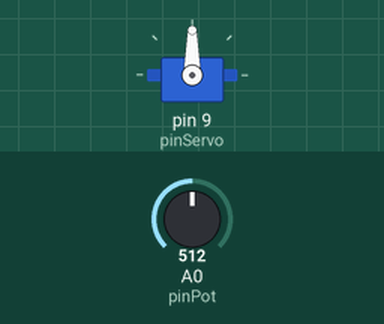
Simulated run of this sketch. Board: Arduino Uno, built with avr-gcc and run on an emulated ATmega328P. On the bench: servo. The inputs (shaded band) are chosen by the test bench; at power-on: A0 (pinPot) = 512.

Above: at 1.2 s.
1.3 s: A0 (pinPot) set to 716
At 2.2 s:
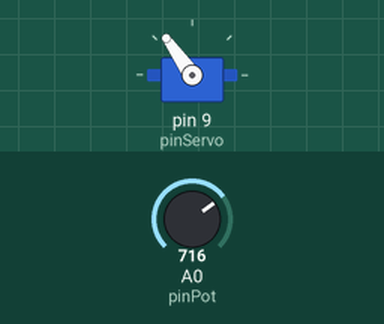
2.8 s: A0 (pinPot) set to 900
At 4.0 s:
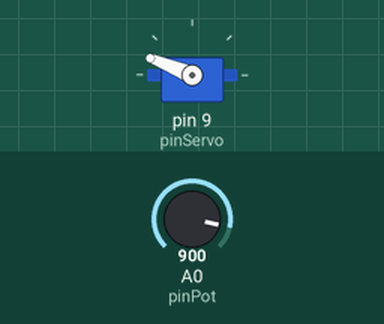
4.3 s: A0 (pinPot) set to 1023
At 5.5 s:
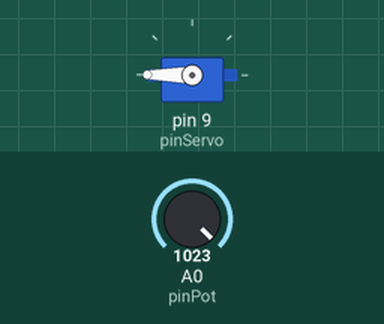
5.8 s: A0 (pinPot) set to 306
At 6.5 s:
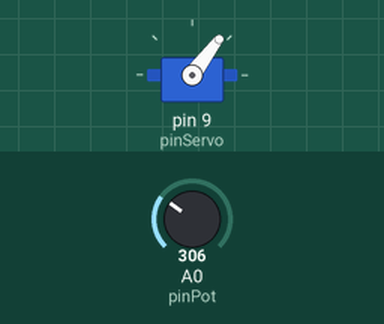
7.3 s: A0 (pinPot) set to 122
At 7.9 s:
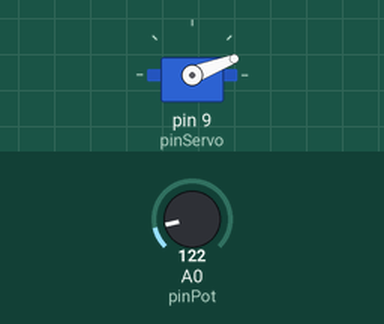
Timing chart, 0 to 9.8 s (numbered marks = the images above; inputs shaded):
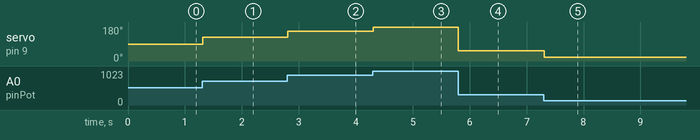

The sketch:

Ard_uno_servo_potenciometro.ino
```cpp
// Proyecto: Control de servomotor con potenciómetro
// Arduino Uno + Servo + Potenciómetro

#include <Servo.h>

Servo miServo;             // Creamos un objeto servo
const int pinServo = 9;    // Pin de control del servomotor
const int pinPot = A0;     // Pin del potenciómetro (entrada analógica)

void setup() {
  miServo.attach(pinServo); // Conectamos el servo al pin 9
}

void loop() {
  int valorPot = analogRead(pinPot);             // Leemos el potenciómetro (0 a 1023)
  int angulo = map(valorPot, 0, 1023, 0, 180);   // Convertimos a ángulo (0° a 180°)
  miServo.write(angulo);                         // Movemos el servo
  delay(15);                                     // Pequeña pausa para estabilidad
}
```

Measured:
- after the input at 1.3 s, servo on pin 9 (pinServo): 90° → 125° at once
- after the input at 2.8 s, servo on pin 9 (pinServo): 125° → 158° at once
- after the input at 4.3 s, servo on pin 9 (pinServo): 158° → 180° at once
- after the input at 5.8 s, servo on pin 9 (pinServo): 180° → 53° at once
- after the input at 7.3 s, servo on pin 9 (pinServo): 53° → 21° at once
